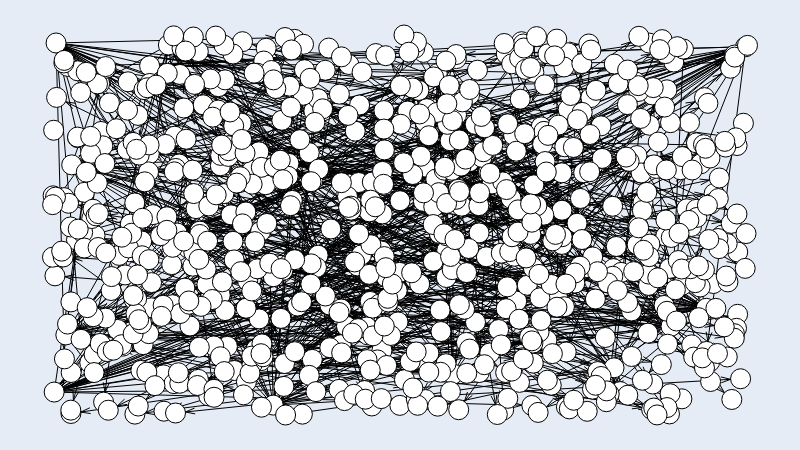

This figure's notebook cell:
### Code cell
g.draw()

### Figure 1 — Plotly figure (JSON) as saved in the notebook; plotly's stock layout.template omitted (floating-point values rounded to 4 significant figures; data arrays with more than 128 entries replaced by an {"elided": "..."} marker saying what was removed)
{"data": [{"hoverinfo": "none", "line": {"color": "rgb(0, 0, 0)", "dash": "solid", "width": 1}, "mode": "lines", "type": "scatter", "x": {"elided": "6516 float values"}, "y": {"elided": "6516 float values"}}, {"hoverinfo": "none", "marker": {"color": "rgb(255, 255, 255)", "line": {"color": "rgb(0, 0, 0)", "width": 1}, "size": 20, "symbol": "circle"}, "mode": "markers+text", "text": {"elided": "773 null values"}, "textfont": {"color": "rgb(0, 0, 0)"}, "textposition": "middle center", "type": "scatter", "x": {"elided": "773 float values"}, "y": {"elided": "773 float values"}}, {"hoverinfo": "none", "mode": "text", "text": {"elided": "724 null values"}, "textfont": {"color": "rgb(0, 0, 0)"}, "textposition": "middle center", "type": "scatter", "x": {"elided": "724 float values"}, "y": {"elided": "724 float values"}}, {"hoverinfo": "none", "marker": {"color": "rgba(255, 255, 255, 0.0)", "line": {"color": "rgba(255, 255, 255, 0.0)", "width": 0}, "size": 0, "symbol": "circle"}, "mode": "markers", "type": "scatter", "x": [0.5, 0, 1, 0.5], "y": [0, 0.5, 0.5, 1]}], "layout": {"height": 450, "margin": {"b": 0, "l": 0, "r": 0, "t": 0}, "showlegend": false, "width": 800, "xaxis": {"fixedrange": true, "showgrid": false, "showticklabels": false, "zeroline": false}, "yaxis": {"fixedrange": true, "showgrid": false, "showticklabels": false, "zeroline": false}}}
